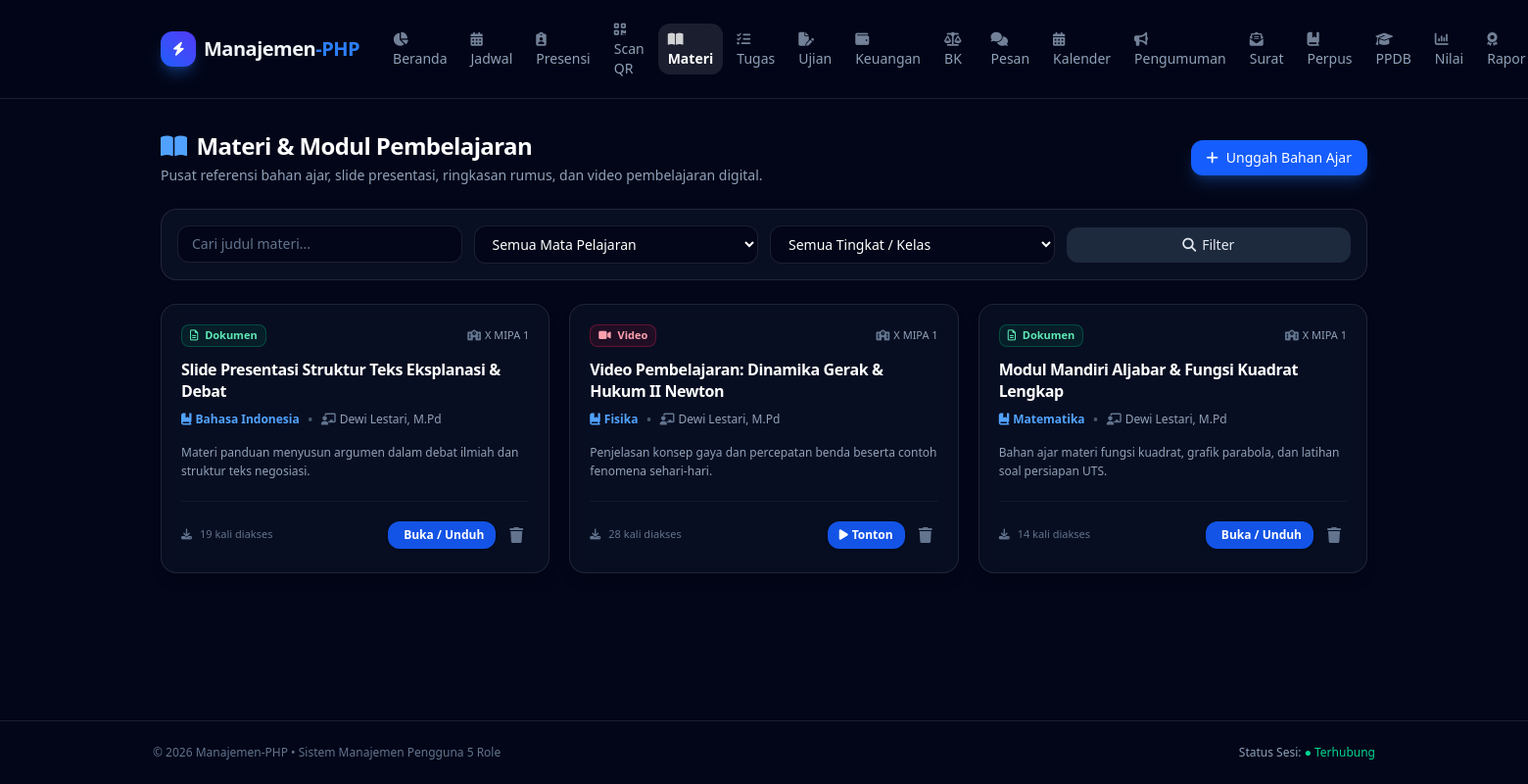
The page /dashboard/akademik/materials.php (signed in) on the database its author committed.
### tables this page shows
CREATE TABLE IF NOT EXISTS `learning_materials` (
    `id` INT AUTO_INCREMENT PRIMARY KEY,
    `title` VARCHAR(200) NOT NULL,
    `subject` VARCHAR(100) NOT NULL,
    `class_id` INT DEFAULT NULL,
    `teacher_id` INT NOT NULL,
    `description` TEXT DEFAULT NULL,
    `file_url` VARCHAR(255) DEFAULT NULL,
    `link_url` VARCHAR(255) DEFAULT NULL,
    `file_type` VARCHAR(50) DEFAULT 'document',
    `download_count` INT DEFAULT 0,
    `created_at` TIMESTAMP DEFAULT CURRENT_TIMESTAMP
);

CREATE TABLE IF NOT EXISTS `classes` (
    `id` INT AUTO_INCREMENT PRIMARY KEY,
    `name` VARCHAR(100) NOT NULL,
    `grade_level` VARCHAR(20) NOT NULL DEFAULT '10',
    `academic_year` VARCHAR(50) NOT NULL DEFAULT '2026/2027',
    `created_at` TIMESTAMP DEFAULT CURRENT_TIMESTAMP
);

CREATE TABLE IF NOT EXISTS `users` (
    `id` INT AUTO_INCREMENT PRIMARY KEY,
    `name` VARCHAR(100) NOT NULL,
    `email` VARCHAR(100) NOT NULL UNIQUE,
    `password` VARCHAR(255) NOT NULL,
    `role` ENUM('administrator', 'staf', 'guru', 'orang_tua', 'siswa') NOT NULL DEFAULT 'siswa',
    `phone` VARCHAR(20) DEFAULT NULL,
    `address` TEXT DEFAULT NULL,
    `created_at` TIMESTAMP DEFAULT CURRENT_TIMESTAMP,
    `updated_at` TIMESTAMP DEFAULT CURRENT_TIMESTAMP ON UPDATE CURRENT_TIMESTAMP
);

### dashboard/akademik/materials.php (the view, shortened to what this page needs)
<?php
require_once __DIR__ . "/../../config/database.php";
$user_role = $_SESSION['user_role'] ?? 'siswa';
$can_manage = in_array($user_role, ['guru', 'administrator'], true);
$search = trim($_GET['q'] ?? '');
$sql = "
    SELECT m.*, u.name as teacher_name, c.name as class_name
    FROM learning_materials m
    JOIN users u ON m.teacher_id = u.id
    LEFT JOIN classes c ON m.class_id = c.id
    WHERE 1=1
";
$params = [];
$sql .= " ORDER BY m.id DESC";
$stmt_mat = $pdo->prepare($sql);
$stmt_mat->execute($params);
$materials = $stmt_mat->fetchAll();
require_once __DIR__ . "/../includes/header.php";
?>
<div class="space-y-6">
    <div class="flex flex-col gap-4 sm:flex-row sm:items-center sm:justify-between">
        <div>
            <h1 class="text-2xl font-bold tracking-tight text-white flex items-center gap-2.5">
                <i class="fa-solid fa-book-open text-blue-400"></i> Materi & Modul Pembelajaran
            </h1>
            <p class="text-sm text-slate-400 mt-1">
                Pusat referensi bahan ajar, slide presentasi, ringkasan rumus, dan video pembelajaran digital.
            </p>
        </div>
        <?php if ($can_manage): ?>
            <button onclick="document.getElementById('modalAddMaterial').classList.remove('hidden')" class="inline-flex items-center gap-2 rounded-xl bg-blue-600 px-4 py-2 text-sm font-medium text-white shadow-lg shadow-blue-500/25 transition hover:bg-blue-500 cursor-pointer self-start sm:self-auto">
                <i class="fa-solid fa-plus"></i> Unggah Bahan Ajar
            </button>
        <?php endif; ?>
    </div>
    <div class="rounded-2xl border border-white/10 bg-slate-900/60 p-4 backdrop-blur">
        <form method="GET" class="grid grid-cols-1 sm:grid-cols-2 md:grid-cols-4 gap-3">
            <div>
                <input type="text" name="q" placeholder="Cari judul materi..." value="<?= htmlspecialchars($search) ?>" class="w-full rounded-xl border border-white/10 bg-slate-950 px-3.5 py-2 text-sm text-white placeholder-slate-500 focus:border-blue-500 focus:outline-none">
            </div>
            <div>
                <select name="subject" class="w-full rounded-xl border border-white/10 bg-slate-950 px-3.5 py-2 text-sm text-white focus:border-blue-500 focus:outline-none">
                    <option value="">Semua Mata Pelajaran</option>
                </select>
            </div>
            <div>
                <select name="class_id" class="w-full rounded-xl border border-white/10 bg-slate-950 px-3.5 py-2 text-sm text-white focus:border-blue-500 focus:outline-none">
                    <option value="">Semua Tingkat / Kelas</option>
                </select>
            </div>
            <div class="flex items-center gap-2">
                <button type="submit" class="flex-1 inline-flex items-center justify-center gap-1.5 rounded-xl bg-slate-800 px-4 py-2 text-sm font-medium text-slate-200 hover:bg-slate-700 transition cursor-pointer">
                    <i class="fa-solid fa-magnifying-glass"></i> Filter
                </button>
            </div>
        </form>
    </div>
    <?php if (empty($materials)): ?>
        <div class="rounded-2xl border border-white/10 bg-slate-900/40 p-12 text-center text-slate-400">
            <span class="text-4xl block mb-2 text-slate-600"><i class="fa-solid fa-book"></i></span>
            <p class="text-base font-semibold text-slate-300">Belum ada materi pembelajaran yang ditemukan</p>
            <p class="text-xs text-slate-500 mt-1">Coba sesuaikan kata kunci pencarian atau filter mata pelajaran.</p>
        </div>
    <?php else: ?>
        <div class="grid grid-cols-1 md:grid-cols-2 lg:grid-cols-3 gap-5">
            <?php foreach ($materials as $m): ?>
                <?php
                    $is_video = ($m['file_type'] === 'video' || (strpos($m['link_url'] ?? '', 'youtube.com') !== false || strpos($m['link_url'] ?? '', 'youtu.be') !== false));
                    $type_badge = match($m['file_type']) {
                        'video' => 'border-rose-500/30 bg-rose-500/10 text-rose-300',
                        'link'  => 'border-blue-500/30 bg-blue-500/10 text-blue-300',
                        default => 'border-emerald-500/30 bg-emerald-500/10 text-emerald-300'
                    };
                    $type_icon = match($m['file_type']) {
                        'video' => '<i class="fa-solid fa-video mr-1"></i> Video',
                        'link'  => '<i class="fa-solid fa-link mr-1"></i> Tautan Web',
                        default => '<i class="fa-regular fa-file-lines mr-1"></i> Dokumen'
                    };
                ?>
                <div class="flex flex-col justify-between rounded-2xl border border-white/10 bg-slate-900/50 p-5 shadow-lg backdrop-blur hover:border-white/20 transition">
                    <div>
                        <div class="flex items-center justify-between gap-2 mb-3">
                            <span class="rounded-lg border px-2 py-0.5 text-[11px] font-semibold <?= $type_badge ?>">
                                <?= $type_icon ?>
                            </span>
                            <span class="text-[11px] font-medium text-slate-400">
                                <i class="fa-solid fa-school text-slate-500 mr-1"></i><?= htmlspecialchars($m['class_name'] ?: 'Semua Kelas') ?>
                            </span>
                        </div>
                        <h3 class="text-base font-bold text-white tracking-tight leading-snug line-clamp-2">
                            <?= htmlspecialchars($m['title']) ?>
                        </h3>
                        <div class="flex items-center gap-2 mt-1.5">
                            <span class="text-xs font-semibold text-blue-400">
                                <i class="fa-solid fa-book-bookmark mr-1"></i><?= htmlspecialchars($m['subject']) ?>
                            </span>
                            <span class="text-slate-600">•</span>
                            <span class="text-xs text-slate-400">
                                <i class="fa-solid fa-chalkboard-user mr-1 text-slate-500"></i><?= htmlspecialchars($m['teacher_name']) ?>
                            </span>
                        </div>
                        <?php if (!empty($m['description'])): ?>
                            <p class="text-xs text-slate-400 mt-3 line-clamp-3 leading-relaxed">
                                <?= nl2br(htmlspecialchars($m['description'])) ?>
                            </p>
                        <?php endif; ?>
                    </div>
                    <div class="mt-5 pt-4 border-t border-white/5 flex items-center justify-between">
                        <span class="text-[11px] text-slate-500 flex items-center gap-1">
                            <i class="fa-solid fa-download mr-1"></i> <?= number_format($m['download_count']) ?> kali diakses
                        </span>
                        <div class="flex items-center gap-2">
                            <?php if (!empty($m['file_url']) || !empty($m['link_url'])): ?>
                                <a href="materials.php?download=<?= $m['id'] ?>" target="_blank" class="inline-flex items-center gap-1.5 rounded-xl bg-blue-600/90 px-3 py-1.5 text-xs font-semibold text-white shadow-sm hover:bg-blue-500 transition">
                                    <span><?= $is_video ? '<i class="fa-solid fa-play mr-1"></i>Tonton' : '<i class="fa-solid fa-arrow-down-to-bracket mr-1"></i>Buka / Unduh' ?></span>
                                </a>
                            <?php endif; ?>
                            <?php if ($user_role === 'administrator' || ($user_role === 'guru' && $m['teacher_id'] == $user_id)): ?>
                                <form method="POST" onsubmit="return confirm('Hapus materi pembelajaran ini?');" class="inline">
                                    <button type="submit" title="Hapus Materi" class="rounded-lg p-1.5 text-slate-500 hover:text-rose-400 hover:bg-rose-500/10 transition cursor-pointer">
                                        <i class="fa-solid fa-trash"></i>
                                    </button>
                                </form>
                            <?php endif; ?>
                        </div>
                    </div>
                </div>
            <?php endforeach; ?>
        </div>
    <?php endif; ?>
</div>
<?php require_once __DIR__ . "/../includes/footer.php"; ?>

### rows shown on the page
learning_materials: file_type "Dokumen", class.name "X MIPA 1", title "Slide Presentasi Struktur Teks Eksplanasi & Debat", subject "Bahasa Indonesia", users.name "Dewi Lestari, M.Pd", description "Materi panduan menyusun argumen dalam debat ilmiah dan struktur teks negosiasi.", download_count "19", shows "Buka / Unduh"
learning_materials: file_type "Video", class.name "X MIPA 1", title "Video Pembelajaran: Dinamika Gerak & Hukum II Newton", subject "Fisika", users.name "Dewi Lestari, M.Pd", description "Penjelasan konsep gaya dan percepatan benda beserta contoh fenomena sehari-hari.", download_count "28", shows "Tonton"
learning_materials: file_type "Dokumen", class.name "X MIPA 1", title "Modul Mandiri Aljabar & Fungsi Kuadrat Lengkap", subject "Matematika", users.name "Dewi Lestari, M.Pd", description "Bahan ajar materi fungsi kuadrat, grafik parabola, dan latihan soal persiapan UTS.", download_count "14", shows "Buka / Unduh"
